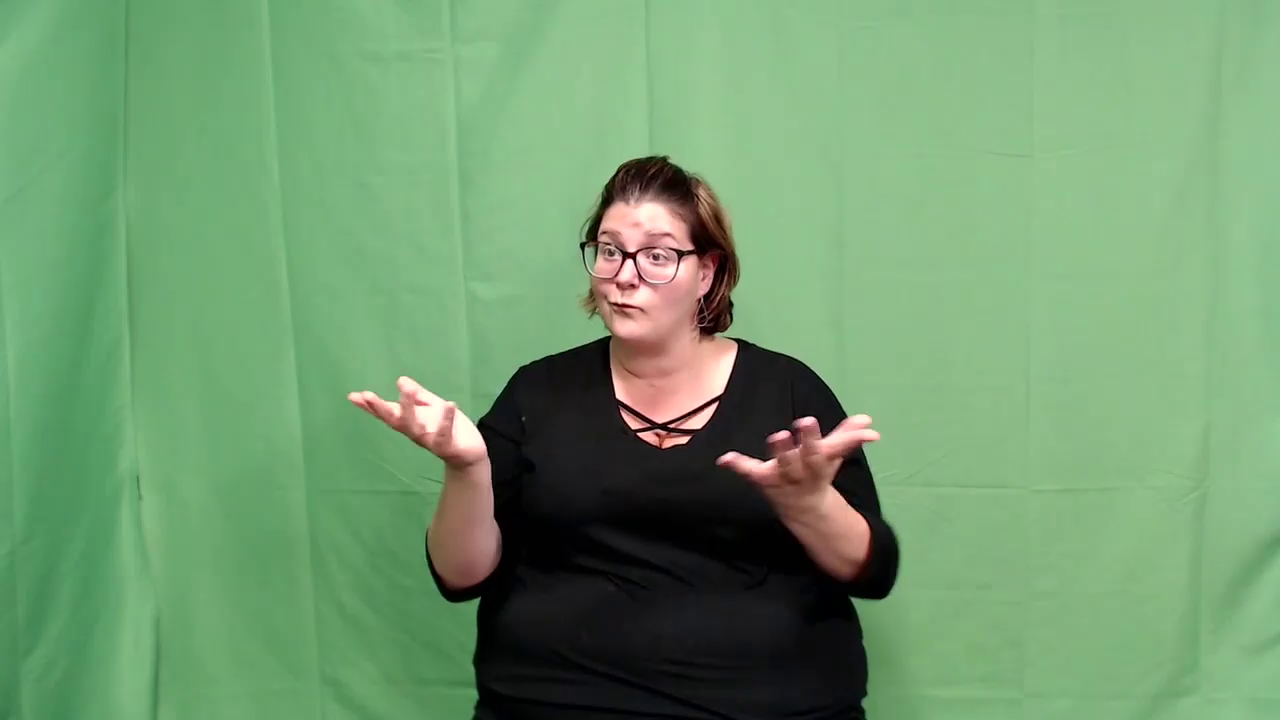
#> input picture frame 0 of AI-Module/Resources/Videos/_2FBDaOPYig-5-rgb_front.mp4, 1280 x 720 px, given in place of 18YQlS_nliI-8-rgb_front.mp4, which was not available
$ python exampleFrames.py
#> lines starting #> are read from the running program, lines starting #| are printed output that depends on the picture; pictures that were not available may be replaced by others from this repository, and a replacement may not be noted
import cv2
import os
from pathlib import Path

def extract_frames(video_path, output_folder, num_frames=9):
#> called with num_frames = 9
    cap = cv2.VideoCapture(video_path)

    if not cap.isOpened():
        print("Error: Could not open video.")
        return

    total_frames = int(cap.get(cv2.CAP_PROP_FRAME_COUNT))

    start_indices = list(range(0, num_frames))
    middle_start = total_frames // 2 - num_frames // 2
    middle_indices = list(range(middle_start, middle_start + num_frames))
    end_start = total_frames - num_frames
    end_indices = list(range(end_start, total_frames))

    start_folder = os.path.join(output_folder, 'start')
    middle_folder = os.path.join(output_folder, 'middle')
    end_folder = os.path.join(output_folder, 'end')
    os.makedirs(start_folder, exist_ok=True)
    os.makedirs(middle_folder, exist_ok=True)
    os.makedirs(end_folder, exist_ok=True)

    for idx in start_indices:
        cap.set(cv2.CAP_PROP_POS_FRAMES, idx)
        ret, frame = cap.read()
        if ret:
            frame_filename = os.path.join(start_folder, f"frame_{idx}.jpg")
            cv2.imwrite(frame_filename, frame)
            print(f"Saved {frame_filename}")
        else:
            print(f"Error: Could not read frame {idx}")
#> this loop made 9 passes
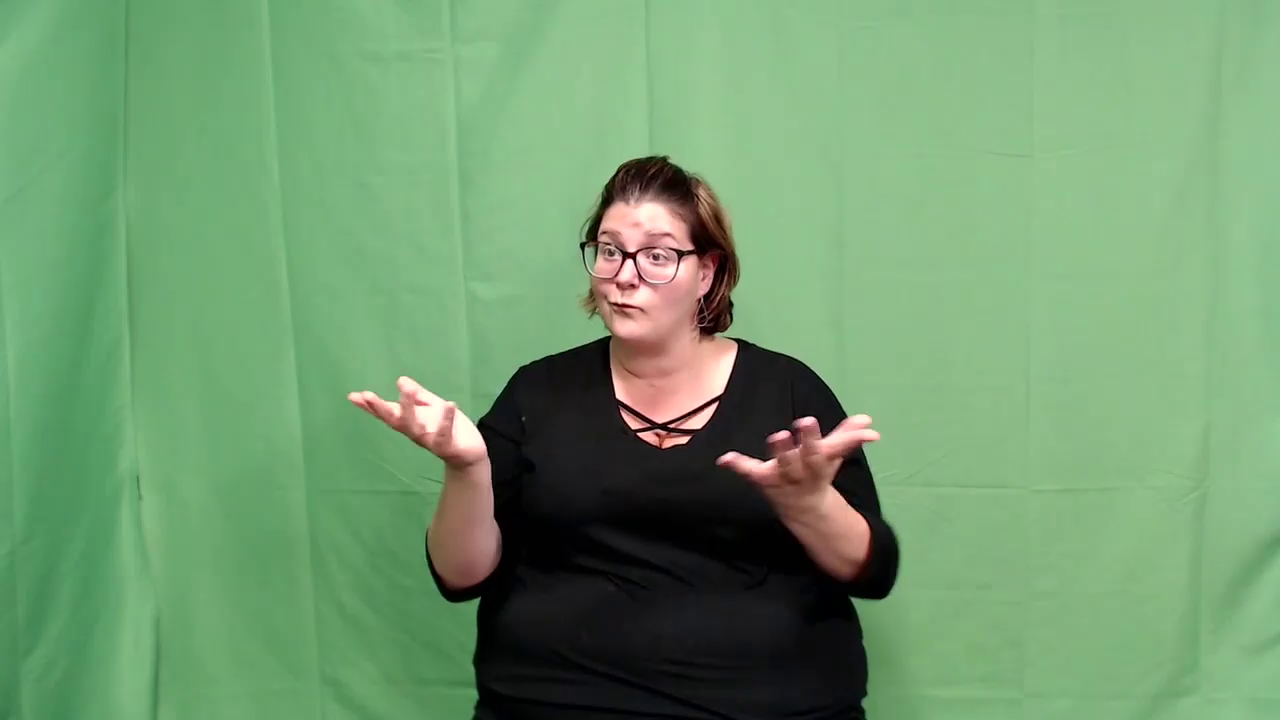
#> input picture frame 0 of AI-Module/Resources/Videos/_2FBDaOPYig-5-rgb_front.mp4, 1280 x 720 px, given in place of 18YQlS_nliI-8-rgb_front.mp4, which was not available
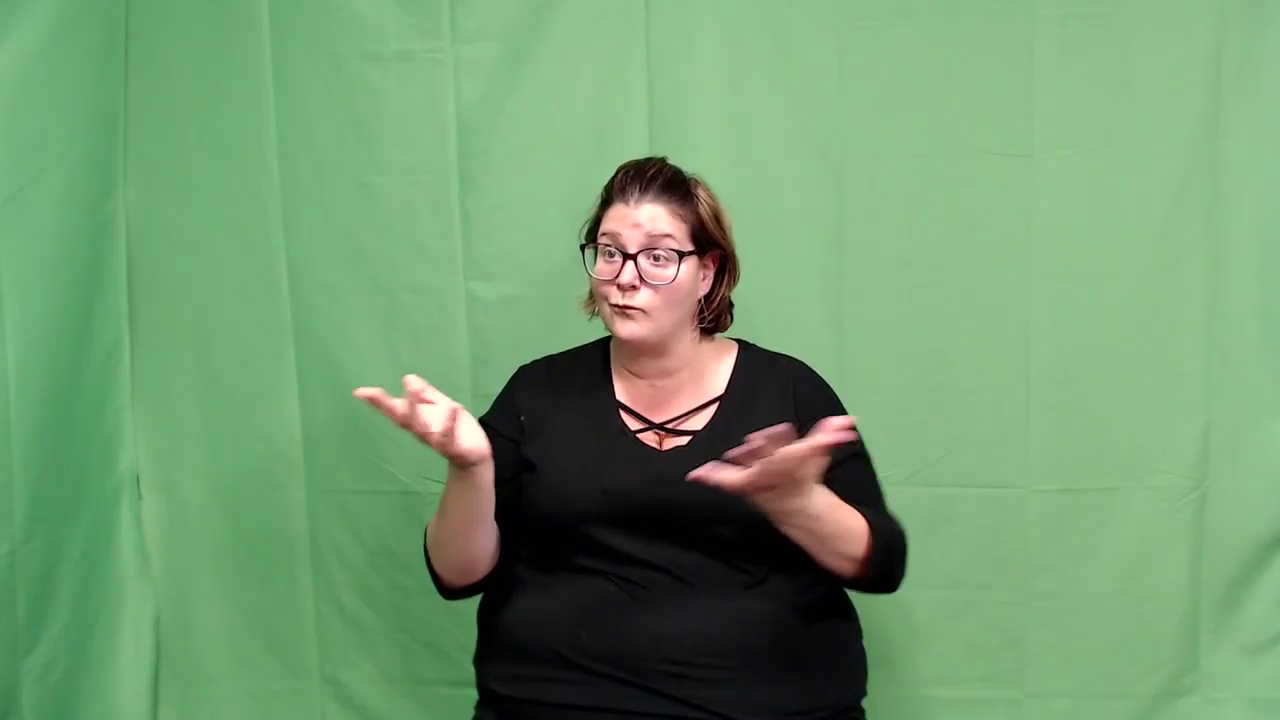
#> input picture frame 1 of AI-Module/Resources/Videos/_2FBDaOPYig-5-rgb_front.mp4, 1280 x 720 px, given in place of 18YQlS_nliI-8-rgb_front.mp4, which was not available

    for idx in middle_indices:
        cap.set(cv2.CAP_PROP_POS_FRAMES, idx)
        ret, frame = cap.read()
        if ret:
            frame_filename = os.path.join(middle_folder, f"frame_{idx}.jpg")
            cv2.imwrite(frame_filename, frame)
            print(f"Saved {frame_filename}")
        else:
            print(f"Error: Could not read frame {idx}")
#> this loop made 9 passes
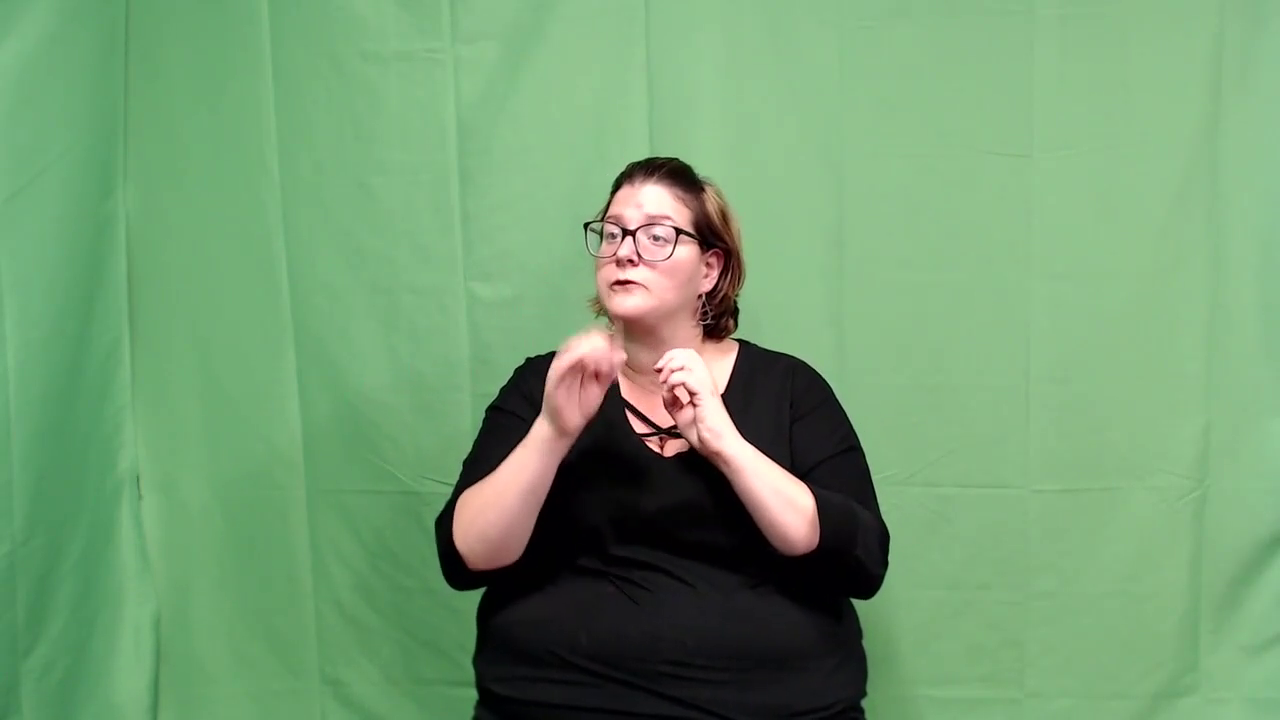
#> input picture frame 84 of AI-Module/Resources/Videos/_2FBDaOPYig-5-rgb_front.mp4, 1280 x 720 px, given in place of 18YQlS_nliI-8-rgb_front.mp4, which was not available

    for idx in end_indices:
        cap.set(cv2.CAP_PROP_POS_FRAMES, idx)
        ret, frame = cap.read()
        if ret:
            frame_filename = os.path.join(end_folder, f"frame_{idx}.jpg")
            cv2.imwrite(frame_filename, frame)
            print(f"Saved {frame_filename}")
        else:
            print(f"Error: Could not read frame {idx}")
#> this loop made 9 passes
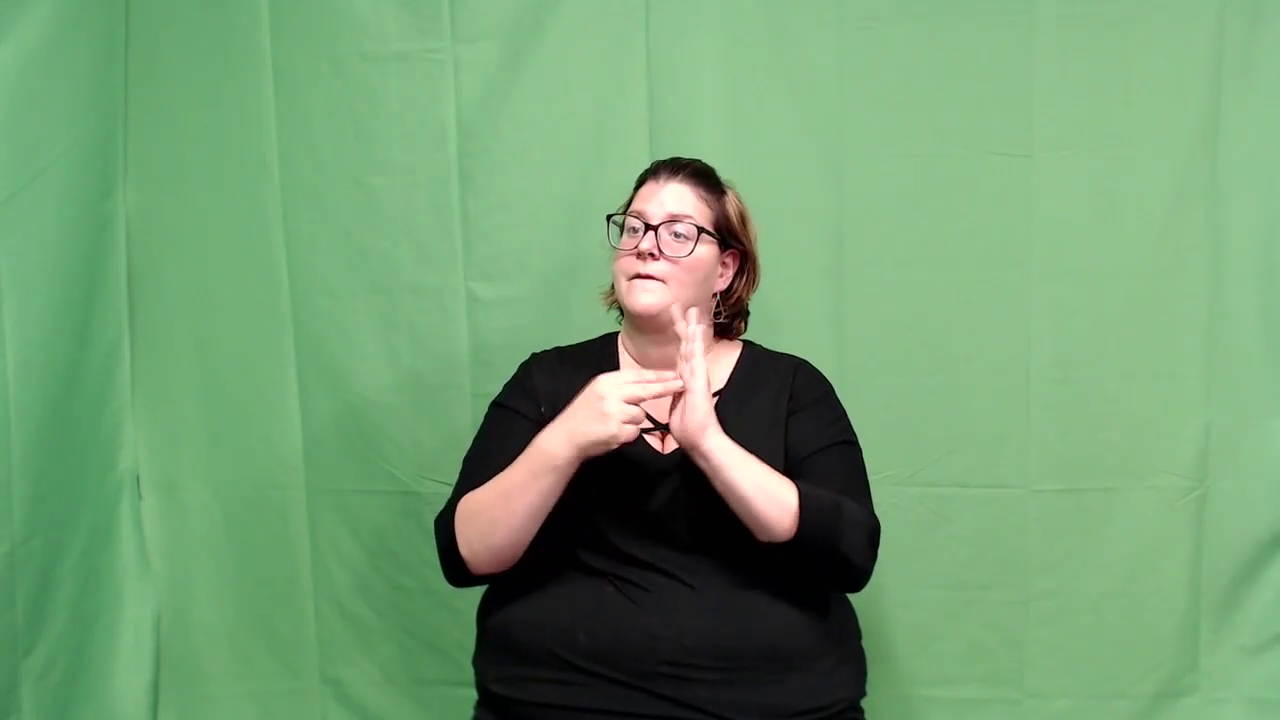
#> input picture frame 167 of AI-Module/Resources/Videos/_2FBDaOPYig-5-rgb_front.mp4, 1280 x 720 px, given in place of 18YQlS_nliI-8-rgb_front.mp4, which was not available
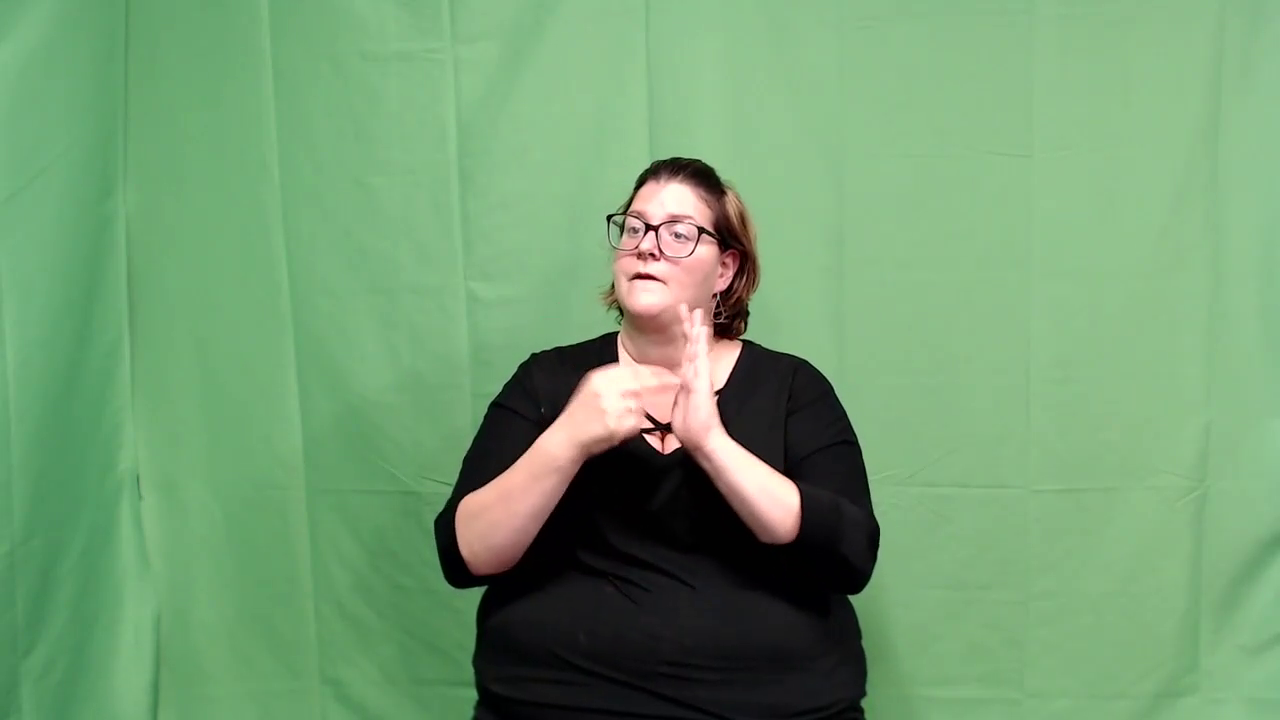
#> input picture frame 168 of AI-Module/Resources/Videos/_2FBDaOPYig-5-rgb_front.mp4, 1280 x 720 px, given in place of 18YQlS_nliI-8-rgb_front.mp4, which was not available

    # Release the video capture object
    cap.release()

# Example usage
video_path = Path(os.getcwd()) / 'AI-Module' / 'Resources' / 'Videos' / '18YQlS_nliI-8-rgb_front.mp4'
output_folder = str(Path(os.getcwd()) / 'AI-Module' / 'Resources' / 'Videos' / 'Frames')
extract_frames(video_path, output_folder)

$ run again, starting later in the video
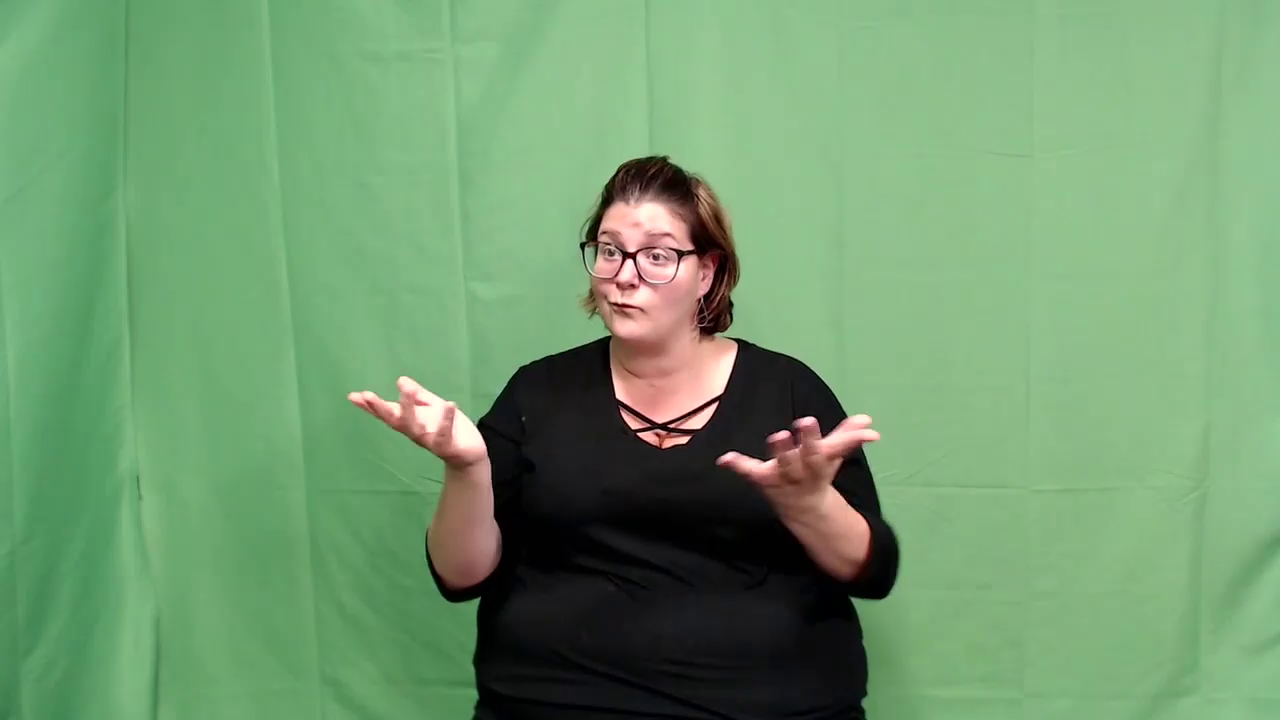
#> input picture frame 0 of AI-Module/Resources/Videos/_2FBDaOPYig-5-rgb_front.mp4, 1280 x 720 px, given in place of 18YQlS_nliI-8-rgb_front.mp4, which was not available
#> the loop in extract_frames, `for idx in start_indices:` made 9 passes
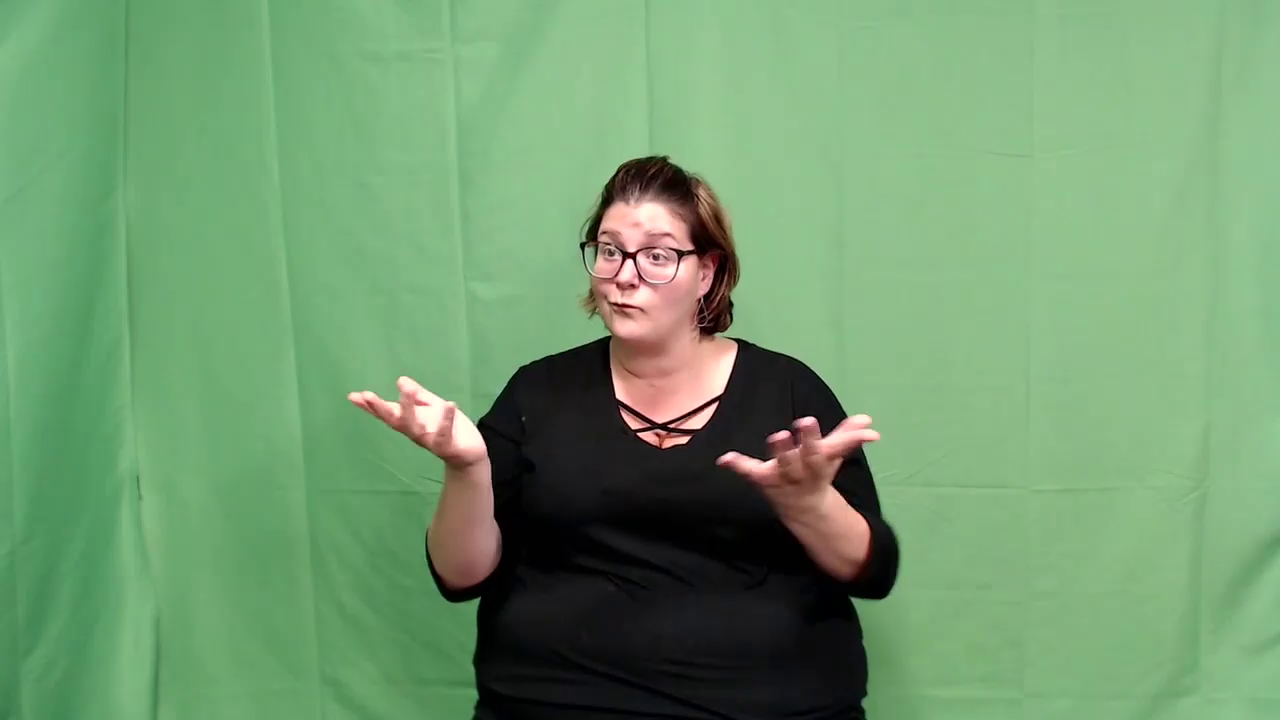
#> input picture frame 0 of AI-Module/Resources/Videos/_2FBDaOPYig-5-rgb_front.mp4, 1280 x 720 px, given in place of 18YQlS_nliI-8-rgb_front.mp4, which was not available
#> the loop in extract_frames, `for idx in middle_indices:` made 9 passes
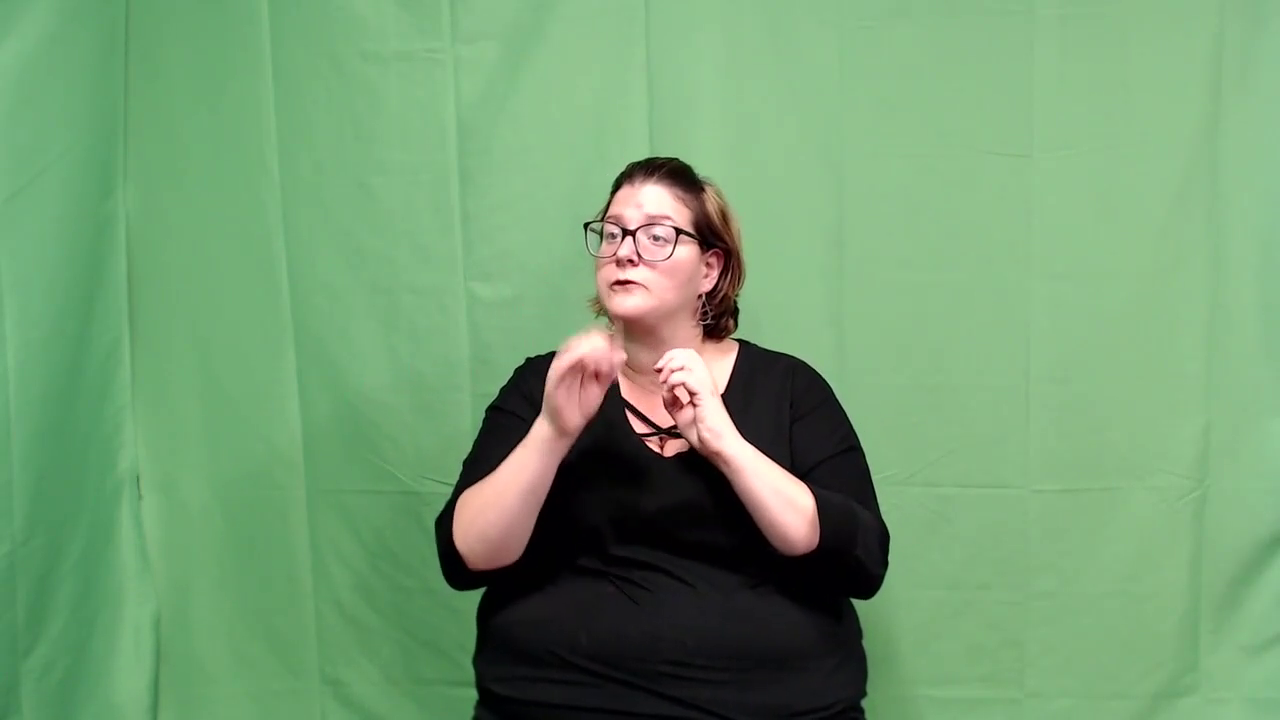
#> input picture frame 84 of AI-Module/Resources/Videos/_2FBDaOPYig-5-rgb_front.mp4, 1280 x 720 px, given in place of 18YQlS_nliI-8-rgb_front.mp4, which was not available
#> the loop in extract_frames, `for idx in end_indices:` made 9 passes
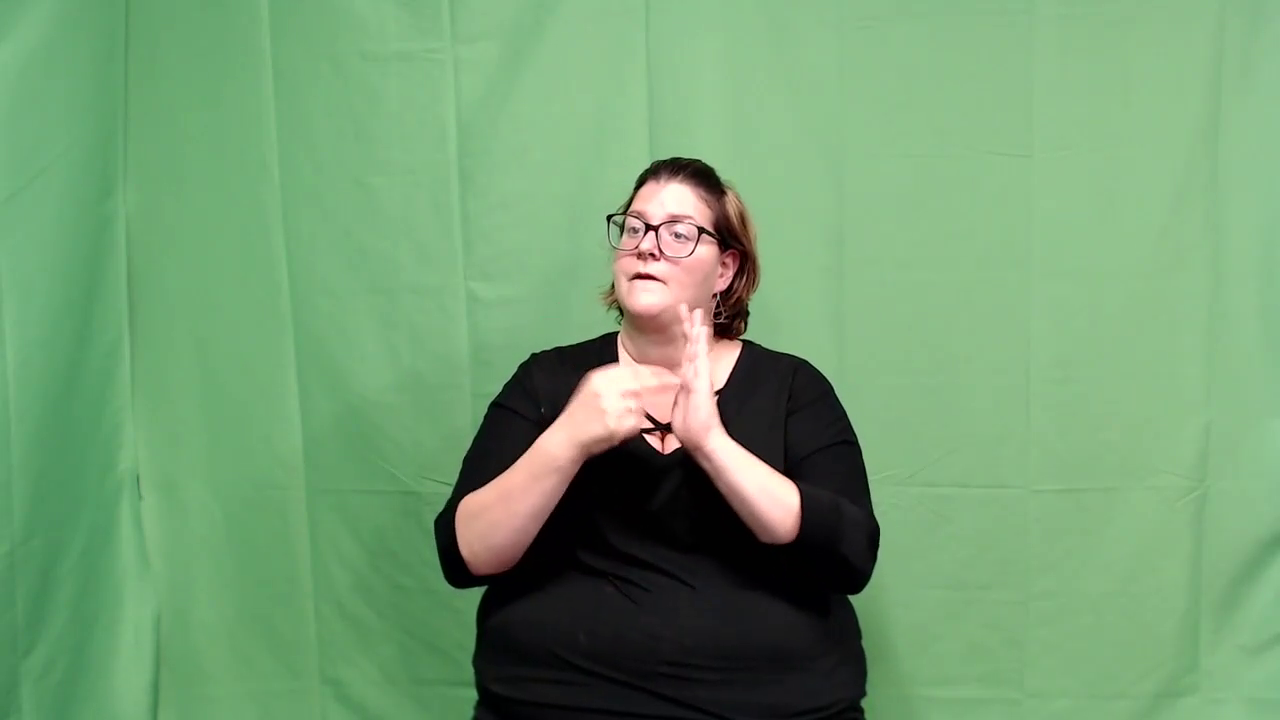
#> input picture frame 168 of AI-Module/Resources/Videos/_2FBDaOPYig-5-rgb_front.mp4, 1280 x 720 px, given in place of 18YQlS_nliI-8-rgb_front.mp4, which was not available
